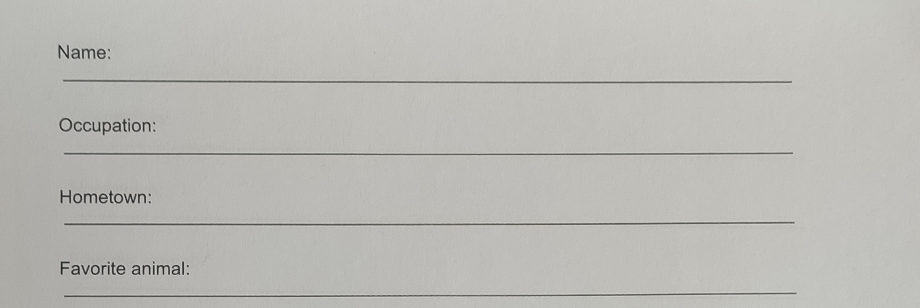
#> input picture image.png, 1840 x 615 px, found by its file name (shown at 1/2 size)
$ python restructuring.py
#> lines starting #> are read from the running program, lines starting #| are printed output that depends on the picture; after the words box and inside, x2 and y2 are one past the last pixel; in counts of white or black regions, pixels touching at a corner belong together
### app/util.py
import cv2
import matplotlib.pyplot as plt
import csv


def show_image(image):
    image = resize(image, width=900)
    cv2.imshow("image", image)
    cv2.waitKey(0)


def write_image(path, image):
    cv2.imwrite(path, image)


# [5 lines left out: function save_csv, not called in this run]


def show_image_plt(image):
    plt.imshow(image)
    plt.show()


def resize(image, width=None, height=None, inter=cv2.INTER_AREA):
    dim = None
    (h, w) = image.shape[:2]

    if width is None and height is None:
        return image
    if width is None:
        r = height / float(h)
        dim = (int(w * r), height)
    else:
        r = width / float(w)
        dim = (width, int(h * r))

    return cv2.resize(image, dim, interpolation=inter)

### app/restructuring.py
import cv2
import csv
import numpy as np
import util

# Scale font scale to text box width
def get_optimal_font_scale(text, width):
    for scale in reversed(range(0, 60, 1)):
        textSize = cv2.getTextSize(text, fontFace=cv2.FONT_HERSHEY_DUPLEX, fontScale=scale/10, thickness=1)
        new_width = textSize[0][0]
        if (new_width <= width):
            return scale/10

# Read input file for bounding boxes coordinates
def read_recognized_text(filename: str):

    # Store each coordinates
    boxes = list()

    # Read and convert each row into a list of integers
    with open(filename) as file:
        reader = csv.reader(file)
        for row in reader:
            coordinates = [int(n) for n in row[:-1]]
            text = row[-1:]
            line = coordinates + text
            boxes.append(line)

    return boxes

def restruct(image_template: str, recognized_text_boxes: str):

#> called with image_template = '..\\image.png', recognized_text_boxes = '..\\output_csv\\recognized_text.csv'
    print('___ RESTRUCTURING ___')

    # Read in the image size
    image = cv2.imread(image_template, cv2.IMREAD_COLOR)
#> image is the input picture: shape (615, 1840, 3); mean B, G, R 181.6, 186.3, 187
    height, width = image.shape[:2]
#> height = 615; width = 1840

    # Create blank image
    blank_image = np.zeros((height, width, 3), np.uint8)
    blank_image[:,:] = (255,255,255)

    # Read in box coordinates and text
    boxes = read_recognized_text(recognized_text_boxes)
#> (reads output_csv/recognized_text.csv from the repository)

    for box in boxes:

        print(f'Writing: {box[-1]}               ', end="\r", flush=True)

        scale = get_optimal_font_scale(box[-1], box[2]-box[0])

        cv2.putText(img=blank_image,
        text=box[-1],
        org=(box[0], box[1]),
        fontFace=cv2.FONT_HERSHEY_SIMPLEX,
        fontScale=scale,
        color=(0,0,0),
        thickness=1)

    print(f'Written {len(boxes)} words!          ')

    return blank_image

if __name__ == '__main__':
    restructed_image = restruct('..\image.png', '..\output_csv\\recognized_text.csv')

    util.write_image('..\output_images\\restructured_image.png',restructed_image)
#> in write_image, `cv2.imwrite(path, image)`:
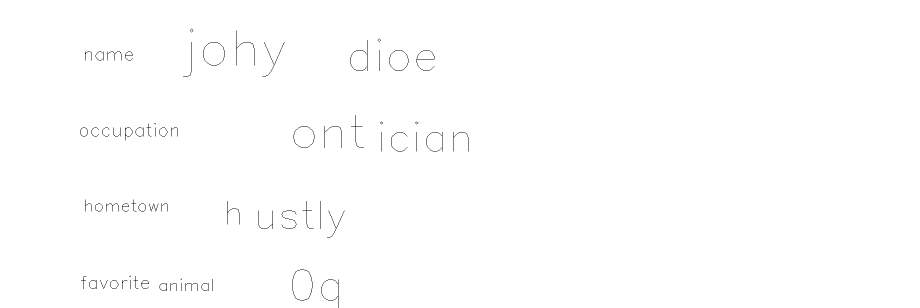
#> saved as restructured_image.png: shape (615, 1840, 3) (shown at 1/2 size); 99.6% white; black in thin lines or dots, all inside (x1, y1, x2, y2) = (160, 57, 937, 615)
    util.show_image(restructed_image)
#> in show_image, `cv2.imshow("image", image)`:
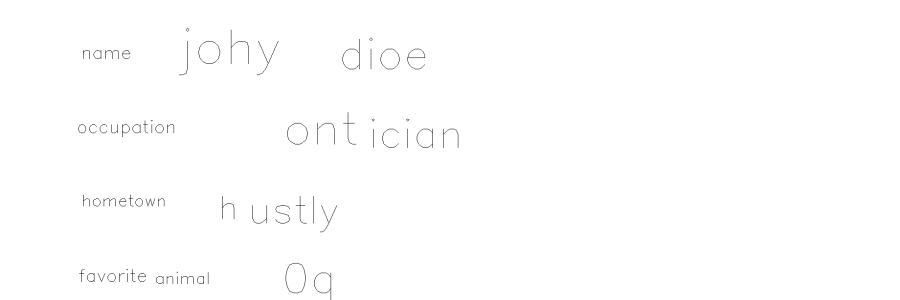
#> window 'image': shape (300, 900, 3); min 67, max 255, mean 254.1
